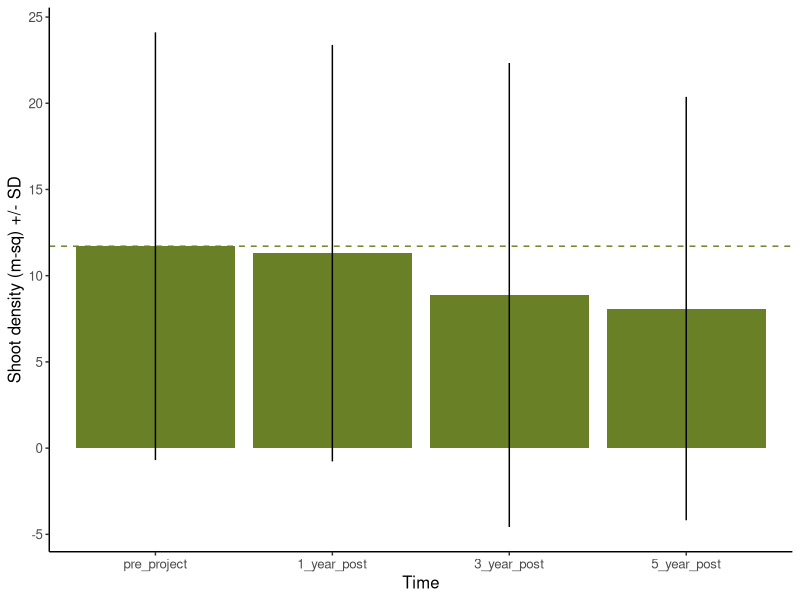
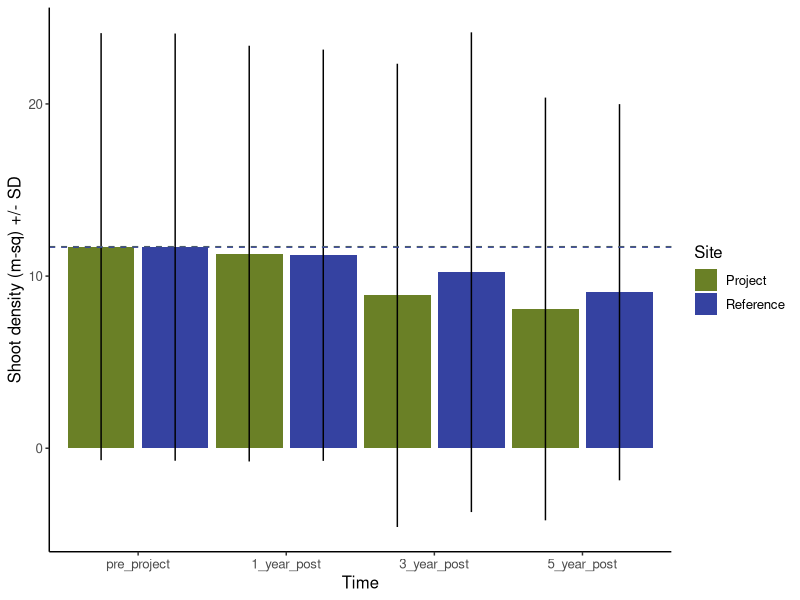
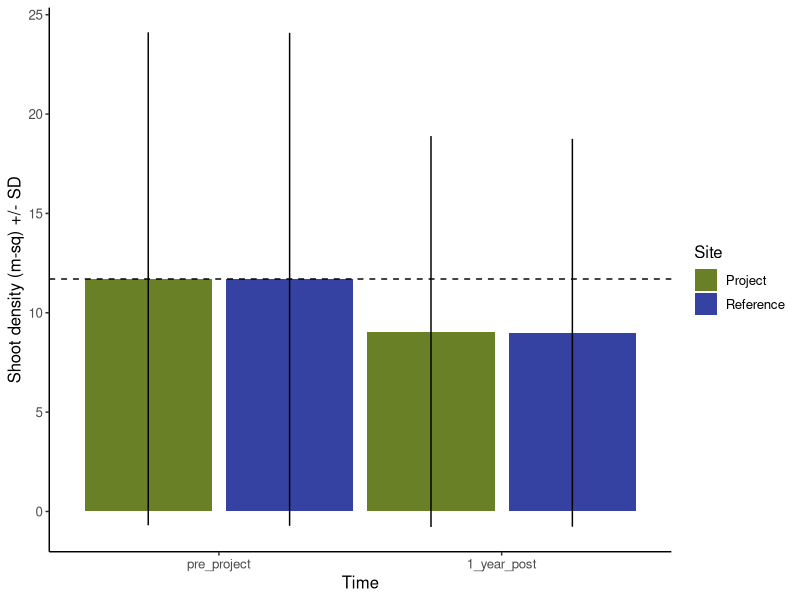

Source code (R) for these figures, in order:
## ---- chunk 1
library(tidyverse)
theme_set(theme_classic())

pal <- c("#6A8026", "#3542A1")
## ---- chunk 2
## Eelgrass density data ##
dat <- read.csv("WDFW_eg_guidelines_worked_example_data.csv", header = TRUE, stringsAsFactors = FALSE)

## Transect data ##
tran <- read.csv("WDFW_eg_guidelines_worked_example_transect_data.csv", header = TRUE, stringsAsFactors = FALSE)
## ---- chunk 3
## Eelgrass density data ##
dat$time <- factor(dat$time, levels = c("pre_project", "1_year_post", "3_year_post", "5_year_post"))
dat$site <- factor(dat$site, levels = c("project", "reference"))

## Transect data ##
tran$time <- factor(tran$time, levels = c("pre_project", "1_year_post", "3_year_post", "5_year_post"))
tran$site <- factor(tran$site, levels = c("project", "reference"))
## ---- chunk 4
dat.sum <- dat %>% 
  group_by(site, time) %>% 
  summarize(eg_mean = mean(eg_density),
            eg_sd = sd(eg_density))
## ---- chunk 5
## Total project area ##
proj.area <- 125 * 58
proj.area.msq <- proj.area * 0.092903

## Suiteable eelgrass habitat area ##
tran.eghab <- unique(tran[, c(1:5, 7)])
tran.eghab$tran_width_ft <- 10  
tran.eghab$eghab_area_ftsq <- tran.eghab$eg_hab_length_ft * tran.eghab$tran_width_ft
tran.eghab <- tran.eghab %>% 
  group_by(site, time) %>% 
  summarize(eg_hab_area_ftsq = sum(eghab_area_ftsq),
            eg_hab_area_msq = eg_hab_area_ftsq * 0.092903)

## Eelgrass area ##
tran.egarea <- tran %>% 
  mutate(eg_length_ft = eg_end_ft - eg_start_ft) %>% 
  group_by(site, time, transect) %>% 
  summarize(eg_length_ft = sum(eg_length_ft)) %>% 
  ungroup() %>% 
  mutate(tran_width_ft = 10,
         egarea_tran = eg_length_ft * tran_width_ft) %>%
  group_by(site, time) %>% 
  summarize(eg_area_ftsq = sum(egarea_tran),
            eg_are_msq = eg_area_ftsq * 0.092903)
## ---- chunk 6
# Known parameters
mean_prelim <- 11
alpha <- 0.1      # Significance level
beta <- 0.9       # Desired power
sd_prelim <- 15
delta <- (0.2 * mean_prelim)  # Minimum detectable effect size (20% change)

# Calculate critical values
z_alpha_over_2 <- qnorm(1 - alpha/2)
z_beta <- abs(qnorm(1 - beta))

# Calculate sample size per group
sample_size <- ((z_alpha_over_2 + z_beta)^2 * 2 * sd_prelim^2) / delta^2
N_star <- round(sample_size, 0)
## ---- chunk 7
tran.rep <- unique(tran[, 1:7])

tran.rep$prop_eg_length <- tran.rep$eg_hab_length_ft/ sum(tran.rep$eg_hab_length_ft)

tran.rep$tran_N <- round(tran.rep$prop_eg_length * N_star, 0)
## ---- chunk 8
mean_pre <- dat.sum[[1, 3]] # calls the value in the in row 1, column 3 of the dataframe dat.sum
eg_area_pre <- tran.egarea[[1, 4]]

tot_pre_shoots <- round(eg_area_pre * mean_pre, 0)
tot_pre_shoots
## ---- chunk 9
ggplot(dat.sum %>% 
         filter(site == "project")) +
  geom_col(aes(x = time, y = eg_mean, fill = site)) +
  geom_errorbar(aes(x = time, ymin = eg_mean - eg_sd, ymax = eg_mean + eg_sd, group = site), width = 0) +
  scale_fill_manual(values = pal[1]) +
  geom_hline(aes(yintercept = mean_pre), color = pal[1], linetype = "dashed") +
  xlab("Time") +
  ylab("Shoot density (m-sq) +/- SD") +
  theme(text = element_text(size = 12)) +
  theme(legend.position = "none")
## ---- chunk 10
## Specifiy data ##
dat.1 <- dat %>% 
  filter(site == "project") %>% 
  filter(time %in% c("pre_project", "1_year_post"))

## Specify model ##
mod.1 <- glm(eg_density ~ time, data = dat.1, family = quasipoisson(link = "log"))

## View model fit ##
summary(mod.1)
## ---- chunk 11
## Specifiy data ##
dat.2 <- dat %>% 
  filter(site == "project") %>% 
  filter(time %in% c("pre_project", "3_year_post"))

## Specify model ##
mod.2 <- glm(eg_density ~ time, data = dat.2, family = quasipoisson(link = "log"))

## View model fit ##
summary(mod.2)
## ---- chunk 12
## Year 3 ##
mean_3yr <- as.numeric(exp(mod.2$coefficients[1] + mod.2$coefficients[2]))
eg_area_3yr <- tran.egarea[[3, 4]]

eg_shoots_3yr <- eg_area_3yr * mean_3yr

mitigation_shoots_3yr <- round(tot_pre_shoots - eg_shoots_3yr, 0)
mitigation_shoots_3yr
## ---- chunk 13
## Specifiy data ##
dat.3 <- dat %>% 
  filter(site == "project") %>% 
  filter(time %in% c("pre_project", "5_year_post"))

## Specify model ##
mod.3 <- glm(eg_density ~ time, data = dat.3, family = quasipoisson(link = "log"))

## View model fit ##
summary(mod.3)
## ---- chunk 14
## Specifiy data ##
dat.4 <- dat %>% 
  filter(site == "project") %>% 
  filter(time %in% c("3_year_post", "5_year_post"))

## Specify model ##
mod.4 <- glm(eg_density ~ time, data = dat.4, family = quasipoisson(link = "log"))

## View model fit ##
summary(mod.4)
## ---- chunk 15
ggplot(dat.sum) +
  geom_col(aes(x = time, y = eg_mean, group = site, fill = site), position = position_dodge(1)) +
  geom_errorbar(aes(x = time, ymin = eg_mean - eg_sd, max = eg_mean + eg_sd, group = site), position = position_dodge(1), width = 0) +
  scale_fill_manual(values = pal, name = "Site", breaks = c("project", "reference"), labels = c("Project", "Reference")) +
  geom_hline(aes(yintercept = mean_pre), color = pal[1], linetype = "dashed") +
  geom_hline(aes(yintercept = dat.sum[[5, 3]]), color = pal[2], linetype = "dashed") +
  xlab("Time") +
  ylab("Shoot density (m-sq) +/- SD") +
  theme(text = element_text(size = 12))
## ---- chunk 16
## Specifiy data ##
dat.5 <- dat %>% 
  filter(site %in% c("project", "reference")) %>% 
  filter(time %in% c("pre_project"))

## Specify model ##
mod.5 <- glm(eg_density ~ site, data = dat.5, family = quasipoisson(link = "log"))

## View model fit ##
summary(mod.5)
## ---- chunk 17
## Specifiy data ##
dat.6 <- dat %>% 
  filter(site %in% c("project", "reference")) %>% 
  filter(time %in% c("pre_project", "1_year_post"))

## Specify model ##
mod.6 <- glm(eg_density ~ time/site, data = dat.6, family = quasipoisson(link = "log"))

## View model fit ##
summary(mod.6)
## ---- chunk 18
## Specifiy data ##
dat.7 <- dat %>% 
  filter(site %in% c("project", "reference")) %>% 
  filter(time %in% c("pre_project", "3_year_post"))

## Specify model ##
mod.7 <- glm(eg_density ~ time/site, data = dat.7, family = quasipoisson(link = "log"))

## View model fit ##
summary(mod.7)
## ---- chunk 19
mean_3yr_ref <- as.numeric(exp(mod.7$coefficients[[1]] - mod.7$coefficients[[4]]))
eg_area_3yr <- tran.egarea[[3, 4]]

tot_shoots_3yr_ref <- eg_area_3yr * mean_3yr_ref

mitigation_shoots_3yr_ref <- round(tot_pre_shoots - tot_shoots_3yr_ref, 0)
mitigation_shoots_3yr_ref
## ---- chunk 20
## Specifiy data ##
dat.8 <- dat %>% 
  filter(site %in% c("project", "reference")) %>% 
  filter(time %in% c("pre_project", "5_year_post"))

## Specify model ##
mod.8 <- glm(eg_density ~ time/site, data = dat.8, family = quasipoisson(link = "log"))

## View model fit ##
summary(mod.8)
## ---- chunk 21
## Specifiy data ##
dat.9 <- dat %>% 
  filter(site %in% c("project", "reference")) %>% 
  filter(time %in% c("3_year_post", "5_year_post"))

## Specify model ##
mod.9 <- glm(eg_density ~ time/site, data = dat.9, family = quasipoisson(link = "log"))

## View model fit ##
summary(mod.9)
## ---- chunk 22
dat.adj.1 <- dat %>% 
  filter(time %in% c("pre_project", "1_year_post")) 

dat.adj.1[797:1107, 2] <- dat.adj.1[797:1107, 2] * 0.75
dat.adj.1[2389:2698, 2] <- dat.adj.1[2389:2698, 2] * 0.75

dat.adj.1.sum <- dat.adj.1 %>% 
  group_by(site, time) %>% 
  summarise(mean = mean(eg_density),
            sd = sd(eg_density))
## ---- chunk 23
ggplot(dat.adj.1.sum) +
  geom_col(aes(x = time, y = mean, group = site, fill = site), position = position_dodge(1)) +
  geom_errorbar(aes(x = time, ymin = mean - sd, ymax = mean + sd, group = site), position = position_dodge(1), width = 0) +
  scale_fill_manual(values = pal, name = "Site", breaks = c("project", "reference"), labels = c("Project", "Reference")) +
  geom_hline(aes(yintercept = 11.7), color = "black", linetype = "dashed") +
  xlab("Time") +
  ylab("Shoot density (m-sq) +/- SD") +
  theme(text = element_text(size = 12))
## ---- chunk 24
## Speficy model ##
mod.10 <- glm(eg_density ~ time/site, data = dat.adj.1, family = quasipoisson(link = "log"))

## View model fit ##
summary(mod.10)
## ---- chunk 25
mean_1yr.ex1 <- dat.adj.1.sum[[1, 3]]
eg_area_1yr <- tran.egarea[[3, 4]]
ref_adj_shoots <- exp(mod.10$coefficients[[1]] + (mod.10$coefficients[[2]] + 0.200))

shoots_ref_adj <-  -(mean_1yr.ex1 - ref_adj_shoots * eg_area_1yr)

mit_shoots_ref_adj <- round(tot_pre_shoots - shoots_ref_adj, 0)
mit_shoots_ref_adj

## with no reference ##
tot_pre_shoots - (eg_area_1yr * dat.adj.1.sum[[2, 3]])
